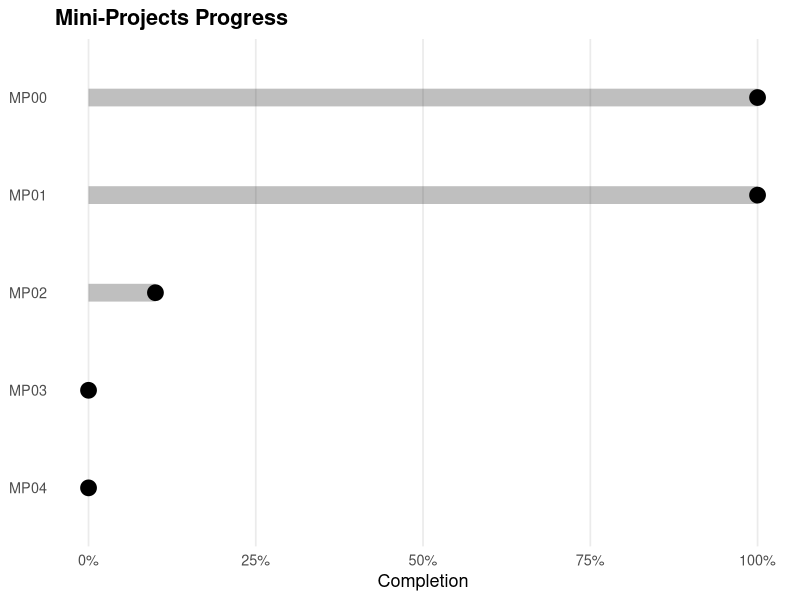

Write the R code that produced this figure.
## ---- chunk 1
#| echo: false
#| message: false
#| warning: false
#| fig-width: 10
#| fig-height: 3.8

if (!require("ggplot2")) { install.packages("ggplot2", quiet=TRUE); library(ggplot2) }
if (!require("tibble"))  { install.packages("tibble",  quiet=TRUE); library(tibble) }

df <- tibble::tibble(
mp = factor(c("MP00","MP01","MP02","MP03","MP04"),
levels = rev(c("MP00","MP01","MP02","MP03","MP04"))),
progress = c(100, 100, 10, 0, 0)
)

ggplot(df, aes(x = progress, y = mp)) +
geom_segment(aes(x = 0, xend = progress, y = mp, yend = mp), linewidth = 6, alpha = 0.25) +
geom_point(size = 5) +
scale_x_continuous(limits = c(0, 100), labels = function(x) paste0(x, "%")) +
labs(title = "Mini-Projects Progress", x = "Completion", y = NULL) +
theme_minimal(base_size = 13) +
theme(panel.grid.major.y = element_blank(),
panel.grid.minor = element_blank(),
plot.title = element_text(face="bold"))

